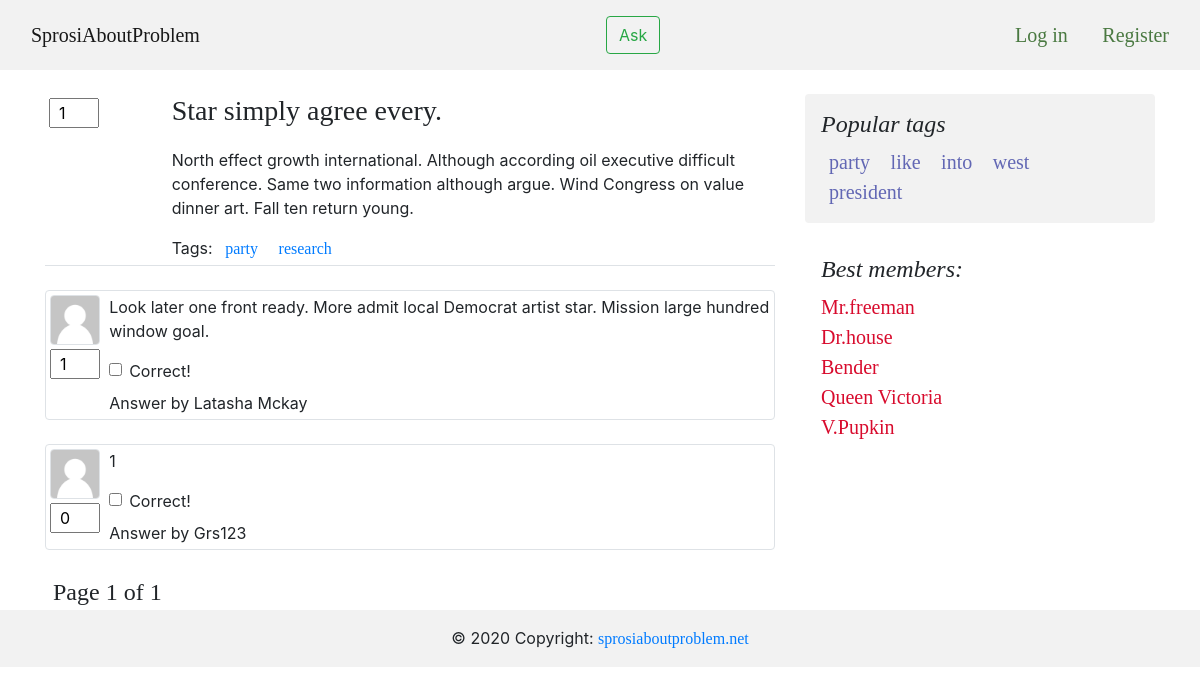
The page /question/18/ on the database its author committed.
### app/models.py (models this page shows, shortened)
class Question(models.Model):
    author = models.ForeignKey(Profile, on_delete = models.CASCADE)
    title = models.CharField(max_length = 120, verbose_name = u"Title")
    text = models.TextField(verbose_name = u"Text of question")
    create_date = models.DateTimeField(default = datetime.now, verbose_name = u"Create time of question")
    tags = models.ManyToManyField(Tag, blank = True, db_index = True)
    is_active = models.BooleanField(default=True, verbose_name=u"Availability of question")
    objects = QuestionManager()
    class Meta:
        ordering = ['-create_date']

class Tag(models.Model):
    tag_name = models.CharField(max_length = 40, verbose_name = u"Tag", unique = True)
    objects = TagManager()
    def __str__(self):
        return self.tag_name

class Answer(models.Model):
    author = models.ForeignKey(Profile, on_delete = models.CASCADE)
    text = models.TextField(verbose_name = u"Text of answer")
    create_date = models.DateTimeField(default = datetime.now, verbose_name = u"Create time of answer")
    question = models.ForeignKey(Question, on_delete = models.CASCADE)
    objects = AnswerManager()

class Profile(models.Model):
    user = models.OneToOneField(User, on_delete = models.CASCADE, db_index = True)
    avatar = models.ImageField(upload_to = 'uploads/%Y/%m/%d/', default = 'uploads/default/default.png')

### app/views.py (the view)
# urls.py: path('question/<int:qid>/', views.question, name='question'),
def question(request, qid):
    try:
        question = question_counter(Question.objects.get(id = qid))
    except:
        raise Http404("No matches Questions the given query.")
    if request.method == 'POST':
        form = AnswerForm(data=request.POST)
        if form.is_valid() and request.user.is_authenticated:
            answer = Answer.objects.create(author=request.user.profile,
                                    text=form.cleaned_data['text'],
                                    question=question)
    else:
        form = AnswerForm()
    page_obj, _ = paginate(Answer.objects.get_answer_by_likes(question), request)
    tags = Tag.objects.get_popular()
    return render(request, 'question.html', {
        'user': request.user,
        'form': form,
        'question': question,
        'page_obj': page_obj,
        'tags': tags,
        })

### app/forms.py
class AnswerForm(forms.ModelForm):
	class Meta:
		model = Answer
		fields = ['text']

### app/models.py (called while the page is built)
def question_counter(question):
    question.likes = len(Like.objects.filter(question = question))
    question.answers = len(Answer.objects.filter(question = question))
    return question

def answer_counter(answer):
    answer.likes = len(LikeToAnswer.objects.filter(answer=answer))
    return answer

def tag_counter(tag):
    tag.usage = len(Question.objects.filter(tags = tag))
    return tag

    def get_popular(self):
        tags = map(tag_counter, super().get_queryset())
        tags = sorted(tags, key = lambda tag: tag.usage, reverse = True)
        first_five = tags[:5]
        return first_five

    def get_answer_by_likes(self, question):
        answers = map(answer_counter, super().get_queryset().filter(question = question))
        best_answers = sorted(answers, key = lambda answer: answer.likes, reverse = True)
        return best_answers

### app/views.py (called while the page is built)
def paginate(object_list, request):
    paginator = Paginator(object_list, 7)
    page_number = request.GET.get('page')
    return paginator.get_page(page_number), paginator

### templates/question.html (shortened to what this page needs)
{% extends 'base.html' %}
{% load crispy_forms_tags %}
{% block content %}
    <div class="contatiner mb-4 border-bottom">
        <div class="row">
            <div class="col-1 col-md-2">
                <input class="mr-3 ml-1 mt-1 pl-2 likescountform" value="{{ question.likes }}" type="number">
            </div>
            <div class="col mb-1">
                <h3 class="pb-3 mb-1">
                    {{ question.title }}
                </h3>
                <p class="mt-1">
                    {{ question.text }}
                </p>
                <div>
                    Tags:
                    {% for tag_ in question.tags.all %}
                        <a href="{% url 'tag' tag=tag_ %}" class="p-2">{{ tag_ }}</a>
                    {% endfor %}
                </div>
            </div>
        </div>
    </div>
    {% for answer in page_obj %}
        {% include 'inc/answer.html' %}
    {% endfor %}
    {% include 'inc/pagination.html' %}
{% endblock content %}

### templates/inc/answer.html
{% load static %}
<div class="contatiner border rounded mb-4">
    <div class="row">
        <div class="col-1">
            <img src="{% static 'img/default.png' %}" class="rounded border mr-3 ml-1 mt-1 maxwidth50">
            <input class="mr-3 ml-1 mt-1 pl-2 likescountform" value="{{ answer.likes }}" type="number">
        </div>
        <div class="col mb-1">
            <p class="mt-1">
                {{ answer.text }}
            </p>
            <div class="form-check mb-2">
                <input class="form-check-input" type="checkbox" id="gridCheck">
                <label class="form-check-label" for="gridCheck">
                Correct!
                </label>
            </div>
            Answer by {{ answer.author.user.username }}
        </div>
    </div>
</div>

### templates/inc/right_menu.html
<aside class="col-md-4 blog-sidebar">
    <div class="p-3 mb-3 bg-light rounded">
        <h4 class="font-italic">Popular tags</h4>
        <nav class="my-2 my-md-0 mr-md-3">
            {% for tag_ in tags %}
            <a class="p-2" style="color: #6267b4; font-size: 20px" href="{% url 'tag' tag=tag_.tag_name %}">{{ tag_.tag_name }}</a>
            {% endfor %}
        </nav>
    </div>
    <div class="p-3">
        <h4 class="font-italic">Best members:</h4>
        <ol class="list-unstyled mb-0">
        <li><a class="refs-user" href="#">Mr.freeman</a></li>
        <li><a class="refs-user" href="#">Dr.house</a></li>
        <li><a class="refs-user" href="#">Bender</a></li>
        <li><a class="refs-user" href="#">Queen Victoria</a></li>
        <li><a class="refs-user" href="#">V.Pupkin</a></li>
        </ol>
    </div>
    </aside>

### static/css/main.css (style rules this page uses)
* { margin: 0; }
.bg-light { background-color:#f2f2f2!important }
.refs-user { color: #d80b2d; font-size: 20px; }
html, h1, h2, h3, h4, h5, h6, a { font-family: "Raleway"; }
.maxwidth50 { max-width: 50px; }
.likescountform { width: 50px; display: inline-block; }

### rows shown on the page
Question: likes "1", title "Star simply agree every.", text "North effect growth international. Although according oil executive difficult conference. Same two information although argue. Wind Congress on value dinner art. Fall ten return young."
Tag: tag_name "party"
Tag: tag_name "research"
Answer: likes "1", text "Look later one front ready. More admit local Democrat artist star. Mission large hundred window goal.", author.user.username "Latasha Mckay"
Answer: likes "0", text "1", author.user.username "Grs123"
Tag: tag_name "like"
Tag: tag_name "into"
Tag: tag_name "west"
Tag: tag_name "president"

### other values the page prints
{{ page_obj.number }} "1"
{{ page_obj.paginator.num_pages }} "1"
